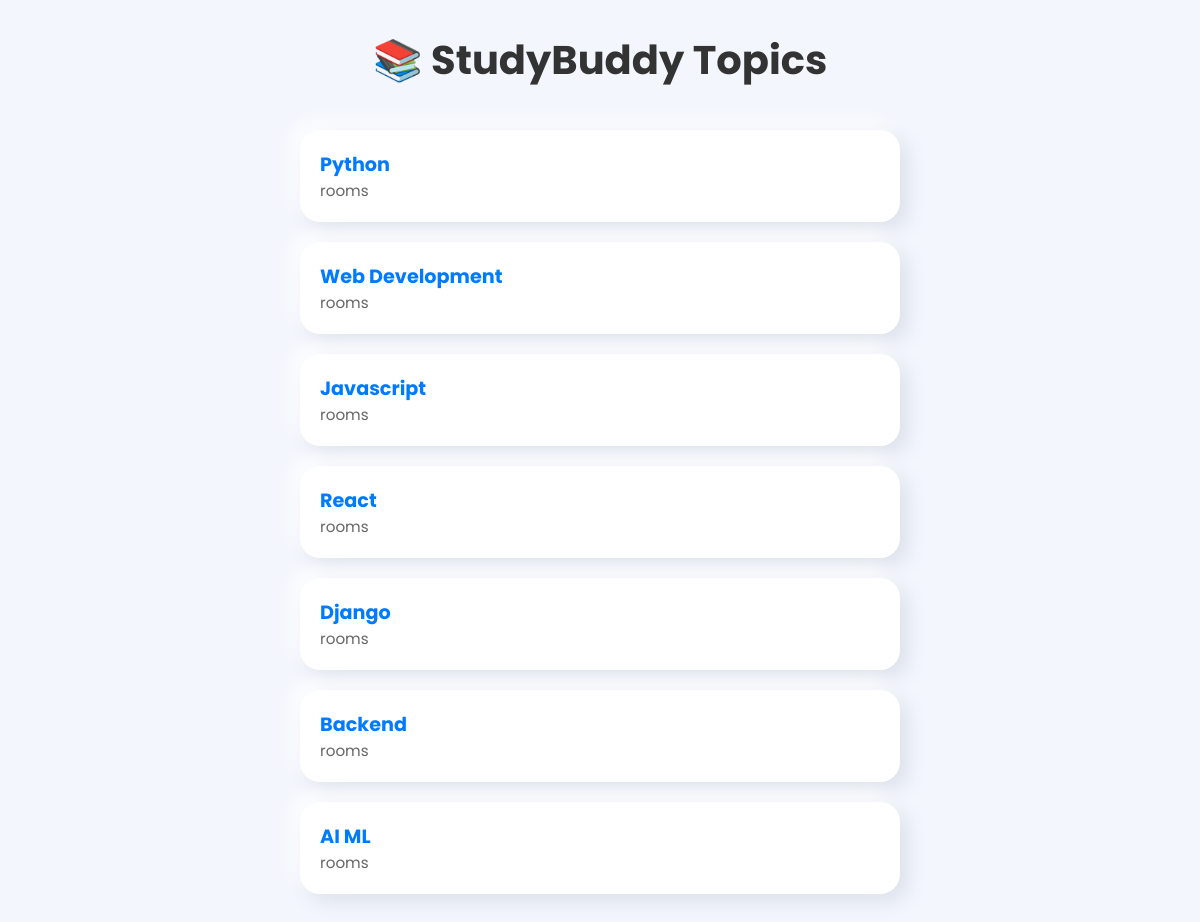
Page /app1topic/ on the committed database.
### app1/models.py (models this page shows, shortened)
class Topic(models.Model):
    name = models.CharField(max_length=200)

### app1/views.py (the view)
# urls.py: path('topic/',views.topicsPage, name = "topic"),  # This is the url for topicPage function
def topicsPage(request):
    q = request.GET.get('q') if request.GET.get('q') != None else ''
    topics = Topic.objects.filter(name__icontains=q)
    return render(request,"topics_old.html",{"topics":topics})

### app1/templates/topics_old.html (shortened to what this page needs)
<!DOCTYPE html>
<html lang="en">
<head>
</head>
<body>
  <h1>📚 StudyBuddy Topics</h1>
  <div class="grid">
    {% for topic in topics %}
    <a href="{% url 'display' %}?q={{ topic.name }}">
      <div class="card">
        <h3>{{ topic.name }}</h3>
        <p>{{ topic.rooms }} rooms</p>
      </div>
    </a>
    {% endfor %}
  </div>
</body>
</html>

### app1/templates/topics_old.html (style rules this page uses)
* { box-sizing: border-box; margin: 0; padding: 0; }
body { font-family: 'Poppins', sans-serif; background: #f3f6fd; padding: 30px; }
h1 { text-align: center; color: #333; margin-bottom: 40px; font-size: 2.5rem; }
.grid { display: flex; flex-direction: column; gap: 20px; max-width: 600px; margin: 0 auto; }
.card { background: #ffffff; border-radius: 20px; padding: 20px; box-shadow: 8px 8px 20px #dce1ea, -8px -8px 20px #ffffff; transition: transform 0.2s ease-in-out; }
.card h3 { font-size: 1.2rem; color: #007bff; }
.card p { color: #666; font-size: 0.95rem; }
a { text-decoration: none; color: inherit; display: block; }

### rows in the picture
Topic: name "Python"
Topic: name "Web Development"
Topic: name "Javascript"
Topic: name "React"
Topic: name "Django"
Topic: name "Backend"
Topic: name "AI ML"
